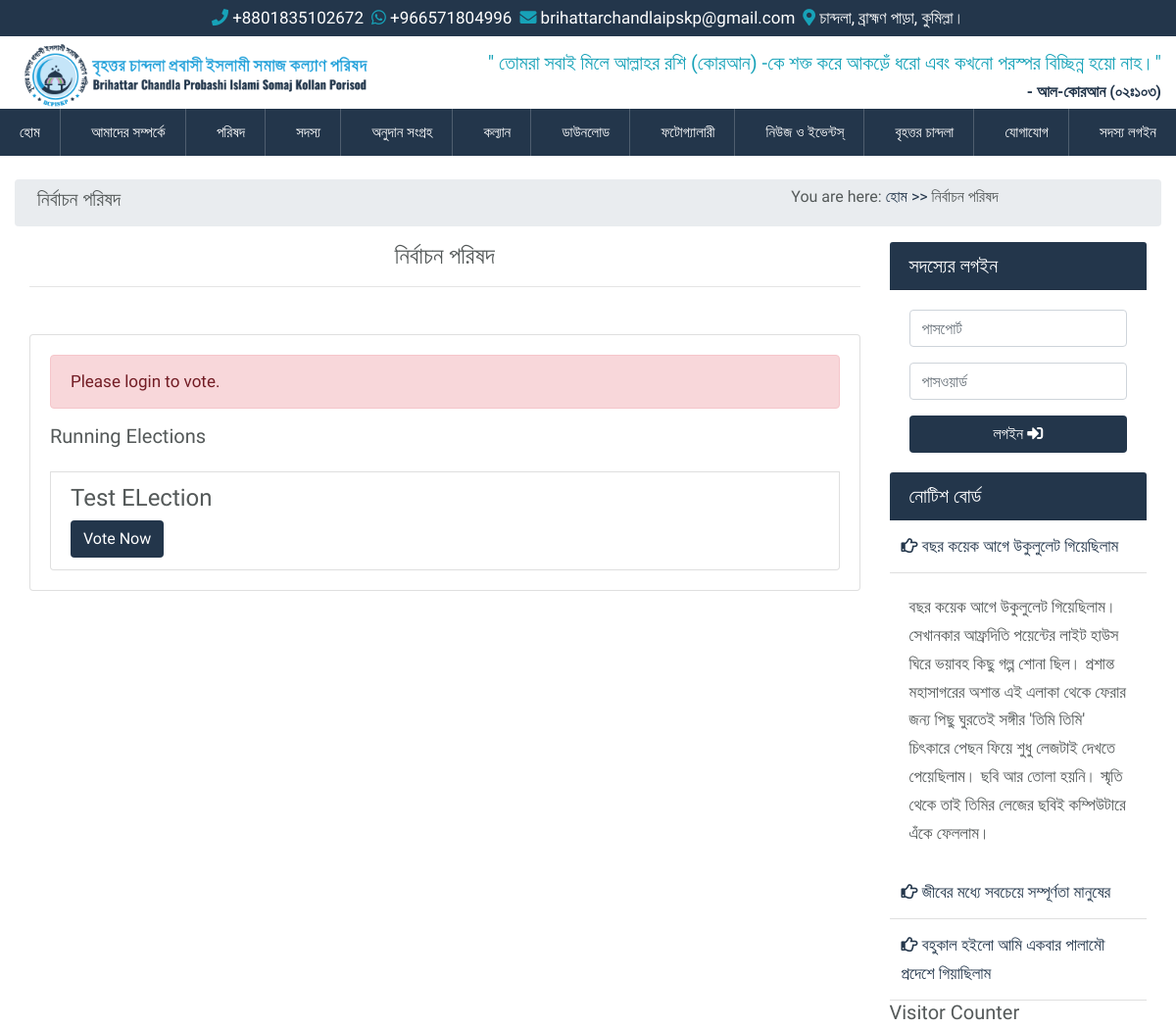
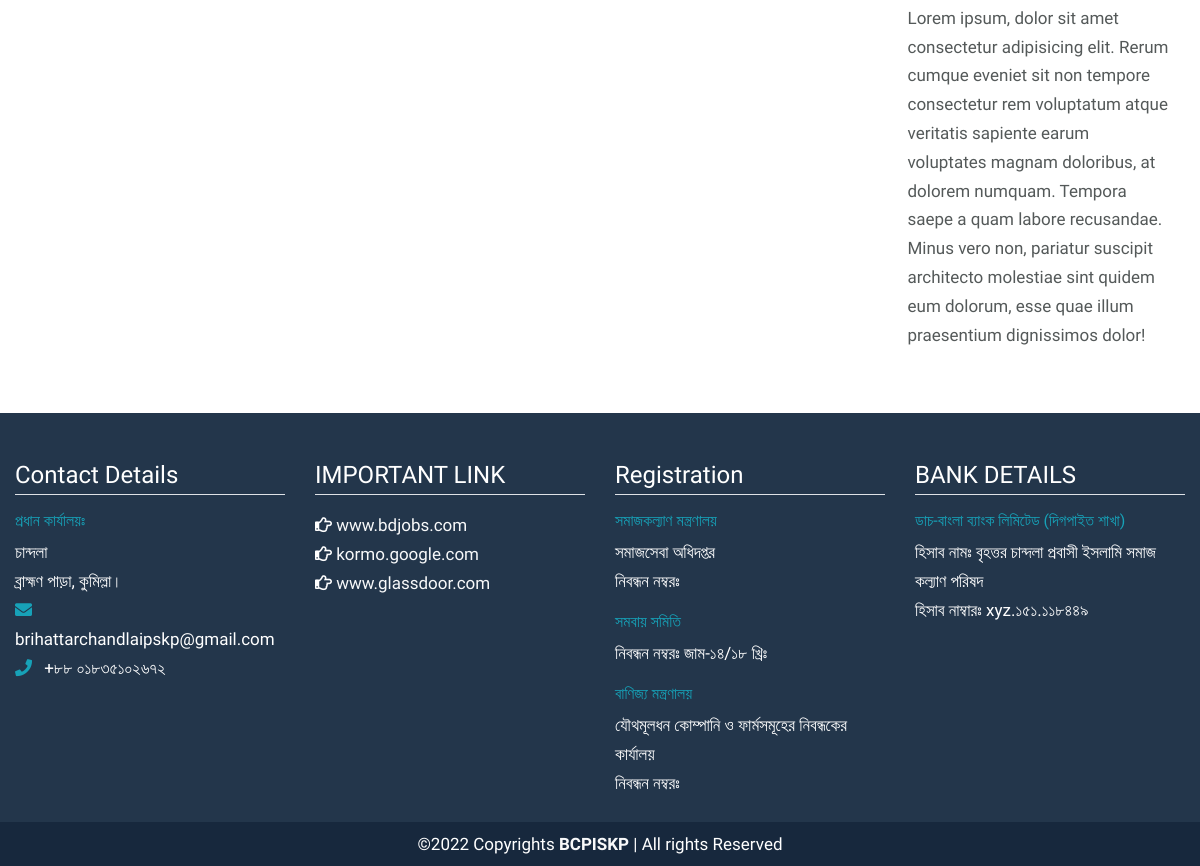
The app's page /election with its own data (2 pictures, top to bottom).
### src/models.py (models this page shows, shortened)
class Election(models.Model):
    name = models.CharField(max_length=255)
    description = models.TextField(default="", blank=True, null=True)
    created_by = models.ForeignKey(
        User, on_delete=models.SET_NULL, blank=True, null=True
    )
    is_active = models.BooleanField(default=True)
    created_at = models.DateTimeField(auto_now_add=True)
    updated_at = models.DateTimeField(auto_now=True)

class Notice(models.Model):
    title = models.CharField(max_length=255, blank=True, null=True)
    description = models.TextField(null=True, blank=True)
    is_active = models.BooleanField(default=True, blank=True, null=True)
    created_at = models.DateTimeField(auto_now_add=True)
    updated_at = models.DateTimeField(auto_now=True)

### src/views.py (the view)
# urls.py: path("election", election, name="election"),
def election(request):
    elections = Election.objects.filter(is_active=True).order_by("-created_at")
    context = {
        "elections": elections,
    }
    return render(request, "pages/commiittee/election.html", context)

### src/context_processors.py (called while the page is built)
def get_notice(request):
    notices = Notice.objects.filter(is_active=True).order_by("-id")
    return {"notices": notices}

### templates/pages/commiittee/election.html (shortened to what this page needs)
{% extends 'base.html' %}
{% load static %}
{% load crispy_forms_tags %}
{% block content %}
<div class="container-fluid">
    <div class="row breadcrumb p-2">
        <div class="col-md-8">
            <h5>নির্বাচন পরিষদ</h5>
        </div>
        <div class="col-md-4">
            <h6>You are here: <a href="{% url 'home' %}">হোম >></a> নির্বাচন পরিষদ</h6>
        </div>
    </div>
    <div class="row">
        <div class="intro-main col-md-9">
            <h4 class="text-center">নির্বাচন পরিষদ</h4>
            <hr>
            <div class="card mt-5">
                <div class="card-body">
                    {% if not request.user.is_authenticated %}
                    <div class="alert alert-danger" role="alert">
                        Please login to vote.
                    </div>
                    {% endif %}
                    {% if elections %}
                    <h5>Running Elections</h5>
                    {% for election in elections %}
                    <li class="list-group-item">
                        <h4>{{ election.name }}</h4>
                        <a class="btn blue-btn" href="{% url 'election_details' election.pk %}">Vote Now</a>
                    </li>
                    {% endfor %}
                    {% else %}
                    <h4 class="text-danger">No election.</h4>
                    {% endif %}
                </div>
            </div>
        </div>
        <div class="intro-right col-md-3">
            <div class="member-login">
                {% include "snippets/member_login.html" %}
            </div>
            <div class="notice-board">
                {% include "snippets/notice_board.html" %}
            </div>
            <div class="visitor-count">
                {% include "snippets/visitor_count.html" %}
            </div>
        </div>
    </div>
</div>
{% endblock content %}

### templates/snippets/notice_board.html
<div class="card border-0">
  <h5 class="card-header bg-blue">নোটিশ বোর্ড</h5>
  <div class="card-body p-0 accordion" id="accordionExample">
    {% for notice in notices %}
    <div class="card border-0">
      <div class="card-header p-1 bg-white" id="heading{{notice.id}}">
        <a href="" class="px-2 py-2 d-block" type="button" data-toggle="collapse" data-target="#collapse{{notice.id}}"
          aria-expanded="true" aria-controls="collapseOne">
          <i class="far fa-hand-point-right"></i> {{notice.title}}
        </a>
      </div>
      <div id="collapse{{notice.id}}" class="collapse {% if forloop.counter0 == 0 %} show {% endif %}"
        aria-labelledby="heading{{notice.id}}" data-parent="#accordionExample">
        <div class="card-body">
          {{notice.description}}
        </div>
      </div>
    </div>
    {% endfor %}
  </div>
</div>

### static/css/style_backup.css (style rules this page uses)
body { margin: 0; padding: 0; font-family: 'Baloo Da 2', cursive; font-size: 17px; line-height: 1.8rem; color: #545959; }

### static/css/main.css (style rules this page uses)
:root { --mainColor: #23364B; --darkBlue: #17283d; }
.bg-blue { color: #fff; background-color: var(--mainColor); }
.blue-btn { color: #fff; background-color: var(--mainColor); }

### records on screen
Election: name "Test ELection"
Notice: title "বছর কয়েক আগে উকুলুলেট গিয়েছিলাম", description "বছর কয়েক আগে উকুলুলেট গিয়েছিলাম। সেখানকার আফ্রদিতি পয়েন্টের লাইট হাউস ঘিরে ভয়াবহ কিছু গল্প শোনা ছিল। প্রশান্ত মহাসাগরের অশান্ত এই এলাকা থেকে ফেরার জন্য পিছু ঘুরতেই সঙ্গীর 'তিমি তিমি' চিৎকারে পেছন ফিয়ে শুধু লেজটাই দেখতে পেয়েছিলাম। ছবি আর তোলা হয়নি। স্মৃতি থেকে তাই তিমির লেজের ছবিই কম্পিউটারে এঁকে ফেললাম।"
Notice: title "জীবের মধ্যে সবচেয়ে সম্পূর্ণতা মানুষের"
Notice: title "বহুকাল হইলো আমি একবার পালামৌ প্রদেশে গিয়াছিলাম"
